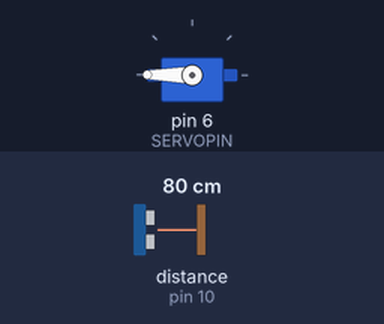
This sketch was run on a simulated Arduino Uno, built with avr-gcc and run on an emulated ATmega328P. Parts: servo. Wiring (inferred from the names in the program): ultrasonic range finder: trigger pin 9; echo pin 10. Inputs (shaded band) come from the test bench; at power-on: distance to the obstacle (sensor on pin 10) 80 cm. The echo pulse lasts 58.3 µs per cm; what the sketch prints to the serial monitor is not drawn.

Above: at 1.3 s.
1.4 s: distance to the obstacle (sensor on pin 10) set to 23 cm
2.9 s: distance to the obstacle (sensor on pin 10) set to 18 cm
At 3.9 s:
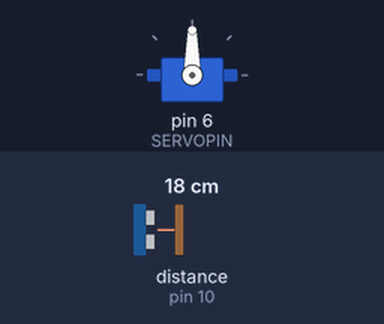
4.5 s: distance to the obstacle (sensor on pin 10) set to 12 cm
6.0 s: distance to the obstacle (sensor on pin 10) set to 9 cm
At 6.5 s:
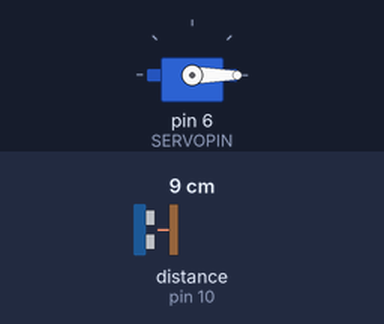
7.5 s: distance to the obstacle (sensor on pin 10) set to 35 cm
At 7.9 s:
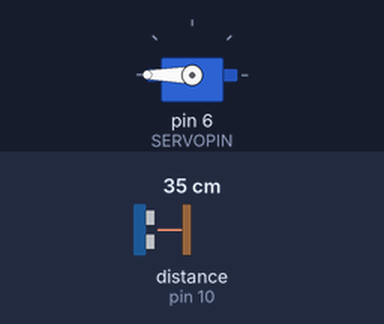
9.0 s: distance to the obstacle (sensor on pin 10) set to 2 cm
At 10.4 s:
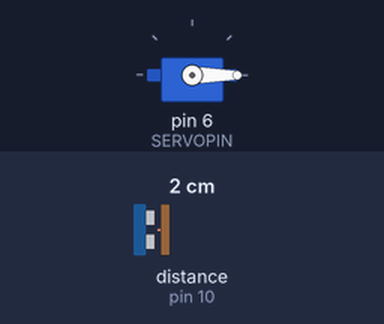
Timing chart, 0 to 11.5 s (numbered marks = the images above; inputs shaded):
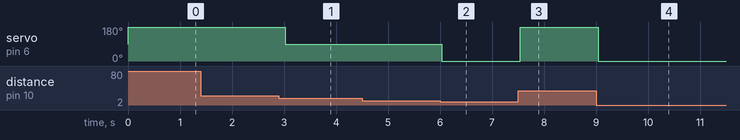

The sketch:

servowithultra.ino
```cpp
#include <Servo.h>
#define TRIGPIN 9
#define ECHOPIN 10
#define SERVOPIN 6
Servo myservo;
void setup() {
  // put your setup code here, to run once:
Serial.begin(9600);
pinMode(TRIGPIN,OUTPUT);
pinMode(ECHOPIN,INPUT);
myservo.attach(SERVOPIN);
}
long getdistance()
{
  digitalWrite(TRIGPIN,LOW);
  delayMicroseconds(2);
  digitalWrite(TRIGPIN,HIGH);
  delayMicroseconds(5);
   digitalWrite(TRIGPIN,LOW);
   long duration=pulseIn(ECHOPIN,HIGH);
   long distance=duration*0.034/2;
   return distance;
}
void loop() {
long distance=getdistance();
Serial.print("Distance");
Serial.print(distance);
Serial.print("cm");
if (distance<10)
{
  myservo.write(0);
}
else if(distance<20)
{
  myservo.write(90);
}   // put your main code here, to run repeatedly:
else
{
  myservo.write(180);
}
delay(500);
}
```

Measured:
- the behaviour switches between 21 and 20 cm on distance to the obstacle (sensor on pin 10) (found by bisection; images 0 and 1)
- the behaviour switches between 11 and 10 cm on distance to the obstacle (sensor on pin 10) (found by bisection; images 1 and 2)
- after the input at 1.4 s, every drawn part: stays the same
- after the input at 2.9 s, servo on pin 6 (SERVOPIN): 180° → 90° after 0.12 s
- after the input at 4.5 s, every drawn part: stays the same
- after the input at 6.0 s, servo on pin 6 (SERVOPIN): 90° → 0° at once
- after the input at 7.5 s, servo on pin 6 (SERVOPIN): 0° → 180° at once
- after the input at 9.0 s, servo on pin 6 (SERVOPIN): 180° → 0° at once
